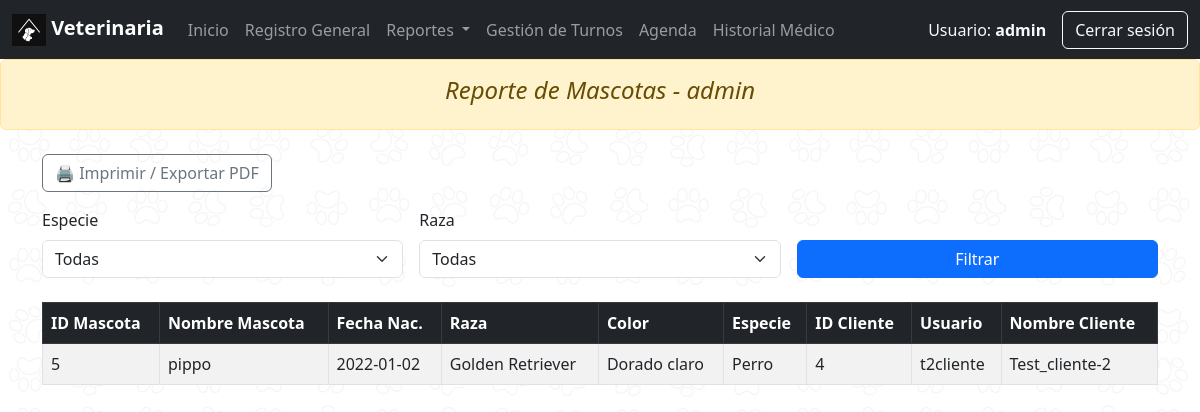
Page /_backup/php/admin_report_mascotas.php (signed in) on the earlier database version.
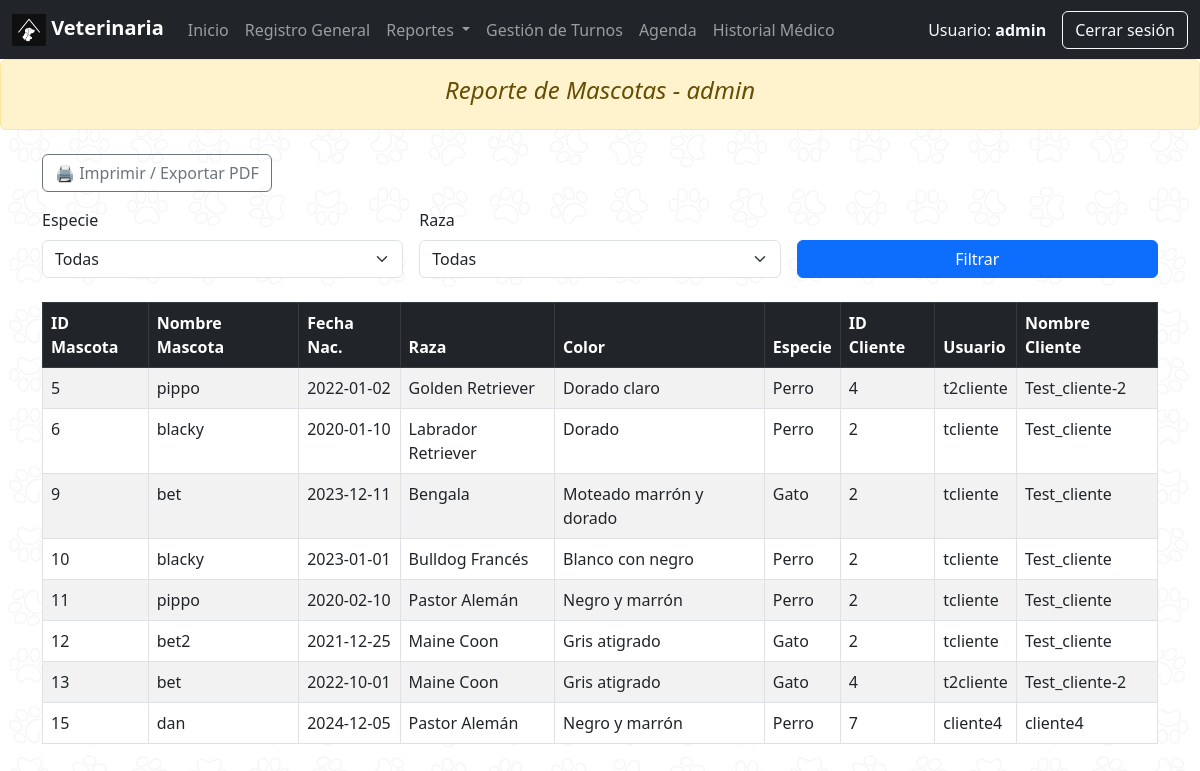
Same page on the later database version.
### tables this page shows
CREATE TABLE `mascota` (
  `ID_Mascota` int(11) NOT NULL,
  `Nombre` varchar(50) NOT NULL,
  `Fecha_Nacimiento` date DEFAULT NULL,
  `ID_Raza` int(11) NOT NULL,
  `ID_Cliente` int(11) NOT NULL
);

CREATE TABLE `raza` (
  `ID_Raza` int(11) NOT NULL,
  `Nombre_Raza` varchar(50) NOT NULL,
  `ID_Especie` int(11) NOT NULL,
  `Color` varchar(30) DEFAULT NULL
);

CREATE TABLE `especie` (
  `ID_Especie` int(11) NOT NULL,
  `Nombre_Especie` varchar(50) NOT NULL
);

CREATE TABLE `cliente` (
  `ID_Cliente` int(11) NOT NULL,
  `Nombre` varchar(50) NOT NULL,
  `Apellido` varchar(50) NOT NULL,
  `DNI` varchar(20) NOT NULL,
  `Telefono` varchar(20) DEFAULT NULL,
  `Email` varchar(100) NOT NULL,
  `Direccion` varchar(150) DEFAULT NULL,
  `Fecha_Nacimiento` date DEFAULT NULL,
  `ID_Usuario` int(11) NOT NULL
);

CREATE TABLE `usuario` (
  `ID_Usuario` int(11) NOT NULL,
  `Nombre_Usuario` varchar(50) NOT NULL,
  `Password` varchar(255) NOT NULL,
  `ID_Rol` int(11) NOT NULL
);

### _backup/php/admin_report_mascotas.php (the view, shortened to what this page needs)
<?php
require("conexion.php");
require("inc/menu_admin.php");
$usuario = $_SESSION['usuario']['Nombre_Usuario'] ?? 'Administrador';
$where = [];
$whereSQL = $where ? "WHERE " . implode(" AND ", $where) : '';
$query = "
SELECT
  m.ID_Mascota,
  m.Nombre AS NombreMascota,
  m.Fecha_Nacimiento AS FechaMascota,
  r.Nombre_Raza,
  r.Color,
  e.Nombre_Especie,
  c.ID_Cliente,
  u.Nombre_Usuario AS Usuario,
  c.Nombre AS NombreCliente
FROM Mascota m
JOIN Raza r     ON m.ID_Raza    = r.ID_Raza
JOIN Especie e  ON r.ID_Especie = e.ID_Especie
JOIN Cliente c  ON m.ID_Cliente = c.ID_Cliente
JOIN Usuario u  ON c.ID_Usuario = u.ID_Usuario
{$whereSQL}
ORDER BY m.ID_Mascota";
$resultado = $conexion->query($query);
?>
<!DOCTYPE html>
<html lang="es">
<head>
  <link href="https://cdn.jsdelivr.net/npm/bootstrap@5.3.0/dist/css/bootstrap.min.css" rel="stylesheet">
  <link href="css/custom.css" rel="stylesheet">
</head>
<body>
  <div class="alert alert-warning text-center fst-italic" role="alert">
    <h4>Reporte de Mascotas - <?= htmlspecialchars($usuario) ?></h4>
  </div>
  <div class="container mt-4">
    <div class="mb-3">
      <button onclick="imprimirReporte()" class="btn btn-outline-secondary">🖨️ Imprimir / Exportar PDF</button>
    </div>
    <form method="get" class="row g-3 mb-4">
      <div class="col-md-4">
        <label class="form-label">Especie</label>
        <select name="especie" class="form-select">
          <option value="">Todas</option>
        </select>
      </div>
      <div class="col-md-4">
        <label class="form-label">Raza</label>
        <select name="raza" class="form-select">
          <option value="">Todas</option>
        </select>
      </div>
      <div class="col-md-4 align-self-end">
        <button type="submit" class="btn btn-primary w-100">Filtrar</button>
      </div>
    </form>
    <table class="table table-bordered table-striped">
      <thead class="table-dark">
        <tr>
          <th>ID Mascota</th>
          <th>Nombre Mascota</th>
          <th>Fecha Nac.</th>
          <th>Raza</th>
          <th>Color</th>
          <th>Especie</th>
          <th>ID Cliente</th>
          <th>Usuario</th>
          <th>Nombre Cliente</th>
        </tr>
      </thead>
      <tbody>
        <?php while ($fila = $resultado->fetch_assoc()): ?>
        <tr>
          <td><?= $fila['ID_Mascota'] ?></td>
          <td><?= htmlspecialchars($fila['NombreMascota']) ?></td>
          <td><?= htmlspecialchars($fila['FechaMascota']) ?></td>
          <td><?= htmlspecialchars($fila['Nombre_Raza']) ?></td>
          <td><?= htmlspecialchars($fila['Color']) ?></td>
          <td><?= htmlspecialchars($fila['Nombre_Especie']) ?></td>
          <td><?= $fila['ID_Cliente'] ?></td>
          <td><?= htmlspecialchars($fila['Usuario']) ?></td>
          <td><?= htmlspecialchars($fila['NombreCliente']) ?></td>
        </tr>
        <?php endwhile; ?>
      </tbody>
    </table>
  </div>
</body>
</html>

Differences in the rows shown:
added mascota: ID_Mascota "6", Nombre "blacky", Fecha_Nacimiento "2020-01-10", ID_Raza.Nombre_Raza "Labrador Retriever", ID_Raza.Color "Dorado", especie.Nombre_Especie "Perro", ID_Cliente.ID_Cliente "2", usuario.Nombre_Usuario "tcliente", ID_Cliente.Nombre "Test_cliente"
added mascota: ID_Mascota "9", Nombre "bet", Fecha_Nacimiento "2023-12-11", ID_Raza.Nombre_Raza "Bengala", ID_Raza.Color "Moteado marrón y dorado", especie.Nombre_Especie "Gato", ID_Cliente.ID_Cliente "2", usuario.Nombre_Usuario "tcliente", ID_Cliente.Nombre "Test_cliente"
added mascota: ID_Mascota "10", Nombre "blacky", Fecha_Nacimiento "2023-01-01", ID_Raza.Nombre_Raza "Bulldog Francés", ID_Raza.Color "Blanco con negro", especie.Nombre_Especie "Perro", ID_Cliente.ID_Cliente "2", usuario.Nombre_Usuario "tcliente", ID_Cliente.Nombre "Test_cliente"
added mascota: ID_Mascota "11", Nombre "pippo", Fecha_Nacimiento "2020-02-10", ID_Raza.Nombre_Raza "Pastor Alemán", ID_Raza.Color "Negro y marrón", especie.Nombre_Especie "Perro", ID_Cliente.ID_Cliente "2", usuario.Nombre_Usuario "tcliente", ID_Cliente.Nombre "Test_cliente"
added mascota: ID_Mascota "12", Nombre "bet2", Fecha_Nacimiento "2021-12-25", ID_Raza.Nombre_Raza "Maine Coon", ID_Raza.Color "Gris atigrado", especie.Nombre_Especie "Gato", ID_Cliente.ID_Cliente "2", usuario.Nombre_Usuario "tcliente", ID_Cliente.Nombre "Test_cliente"
added mascota: ID_Mascota "13", Nombre "bet", Fecha_Nacimiento "2022-10-01", ID_Raza.Nombre_Raza "Maine Coon", ID_Raza.Color "Gris atigrado", especie.Nombre_Especie "Gato", ID_Cliente.ID_Cliente "4", usuario.Nombre_Usuario "t2cliente", ID_Cliente.Nombre "Test_cliente-2"
added mascota: ID_Mascota "15", Nombre "dan", Fecha_Nacimiento "2024-12-05", ID_Raza.Nombre_Raza "Pastor Alemán", ID_Raza.Color "Negro y marrón", especie.Nombre_Especie "Perro", ID_Cliente.ID_Cliente "7", usuario.Nombre_Usuario "cliente4", ID_Cliente.Nombre "cliente4"
